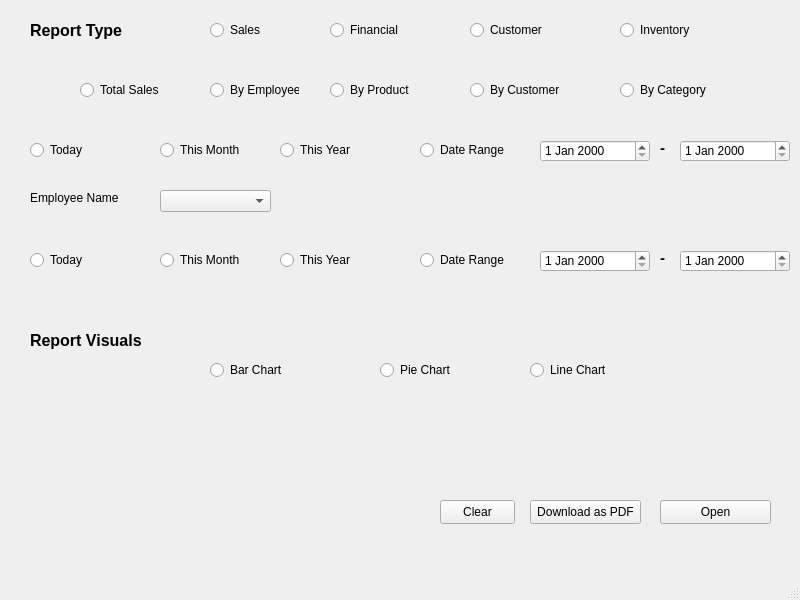
<?xml version="1.0" encoding="UTF-8"?>
<ui version="4.0">
 <class>MainWindow</class>
 <widget class="QMainWindow" name="MainWindow">
  <property name="geometry">
   <rect>
    <x>0</x>
    <y>0</y>
    <width>800</width>
    <height>600</height>
   </rect>
  </property>
  <property name="windowTitle">
   <string>MainWindow</string>
  </property>
  <widget class="QWidget" name="centralwidget">
   <widget class="QLabel" name="label">
    <property name="geometry">
     <rect>
      <x>30</x>
      <y>20</y>
      <width>101</width>
      <height>21</height>
     </rect>
    </property>
    <property name="font">
     <font>
      <pointsize>12</pointsize>
      <bold>true</bold>
     </font>
    </property>
    <property name="text">
     <string>Report Type</string>
    </property>
   </widget>
   <widget class="QRadioButton" name="radioButton">
    <property name="geometry">
     <rect>
      <x>210</x>
      <y>20</y>
      <width>89</width>
      <height>20</height>
     </rect>
    </property>
    <property name="text">
     <string>Sales</string>
    </property>
    <attribute name="buttonGroup">
     <string notr="true">type</string>
    </attribute>
   </widget>
   <widget class="QRadioButton" name="radioButton_2">
    <property name="geometry">
     <rect>
      <x>330</x>
      <y>20</y>
      <width>89</width>
      <height>20</height>
     </rect>
    </property>
    <property name="text">
     <string>Financial</string>
    </property>
    <attribute name="buttonGroup">
     <string notr="true">type</string>
    </attribute>
   </widget>
   <widget class="QRadioButton" name="radioButton_3">
    <property name="geometry">
     <rect>
      <x>470</x>
      <y>20</y>
      <width>89</width>
      <height>20</height>
     </rect>
    </property>
    <property name="text">
     <string>Customer</string>
    </property>
    <attribute name="buttonGroup">
     <string notr="true">type</string>
    </attribute>
   </widget>
   <widget class="QRadioButton" name="radioButton_4">
    <property name="geometry">
     <rect>
      <x>620</x>
      <y>20</y>
      <width>89</width>
      <height>20</height>
     </rect>
    </property>
    <property name="text">
     <string>Inventory</string>
    </property>
    <attribute name="buttonGroup">
     <string notr="true">type</string>
    </attribute>
   </widget>
   <widget class="QRadioButton" name="radioButton_5">
    <property name="geometry">
     <rect>
      <x>470</x>
      <y>80</y>
      <width>89</width>
      <height>20</height>
     </rect>
    </property>
    <property name="text">
     <string>By Customer</string>
    </property>
    <attribute name="buttonGroup">
     <string notr="true">salessub</string>
    </attribute>
   </widget>
   <widget class="QRadioButton" name="radioButton_6">
    <property name="geometry">
     <rect>
      <x>330</x>
      <y>80</y>
      <width>89</width>
      <height>20</height>
     </rect>
    </property>
    <property name="text">
     <string>By Product</string>
    </property>
    <attribute name="buttonGroup">
     <string notr="true">salessub</string>
    </attribute>
   </widget>
   <widget class="QRadioButton" name="radioButton_7">
    <property name="geometry">
     <rect>
      <x>210</x>
      <y>80</y>
      <width>89</width>
      <height>20</height>
     </rect>
    </property>
    <property name="text">
     <string>By Employee</string>
    </property>
    <attribute name="buttonGroup">
     <string notr="true">salessub</string>
    </attribute>
   </widget>
   <widget class="QRadioButton" name="radioButton_8">
    <property name="geometry">
     <rect>
      <x>620</x>
      <y>80</y>
      <width>89</width>
      <height>20</height>
     </rect>
    </property>
    <property name="text">
     <string>By Category</string>
    </property>
    <attribute name="buttonGroup">
     <string notr="true">salessub</string>
    </attribute>
   </widget>
   <widget class="QRadioButton" name="radioButton_9">
    <property name="geometry">
     <rect>
      <x>80</x>
      <y>80</y>
      <width>89</width>
      <height>20</height>
     </rect>
    </property>
    <property name="text">
     <string>Total Sales</string>
    </property>
    <attribute name="buttonGroup">
     <string notr="true">salessub</string>
    </attribute>
   </widget>
   <widget class="QRadioButton" name="radioButton_10">
    <property name="geometry">
     <rect>
      <x>160</x>
      <y>140</y>
      <width>89</width>
      <height>20</height>
     </rect>
    </property>
    <property name="text">
     <string>This Month</string>
    </property>
   </widget>
   <widget class="QRadioButton" name="radioButton_12">
    <property name="geometry">
     <rect>
      <x>280</x>
      <y>140</y>
      <width>89</width>
      <height>20</height>
     </rect>
    </property>
    <property name="text">
     <string>This Year</string>
    </property>
   </widget>
   <widget class="QRadioButton" name="radioButton_13">
    <property name="geometry">
     <rect>
      <x>420</x>
      <y>140</y>
      <width>89</width>
      <height>20</height>
     </rect>
    </property>
    <property name="text">
     <string>Date Range</string>
    </property>
   </widget>
   <widget class="QRadioButton" name="radioButton_14">
    <property name="geometry">
     <rect>
      <x>30</x>
      <y>140</y>
      <width>89</width>
      <height>20</height>
     </rect>
    </property>
    <property name="text">
     <string>Today</string>
    </property>
   </widget>
   <widget class="QDateEdit" name="dateEdit">
    <property name="geometry">
     <rect>
      <x>540</x>
      <y>140</y>
      <width>110</width>
      <height>22</height>
     </rect>
    </property>
   </widget>
   <widget class="QDateEdit" name="dateEdit_2">
    <property name="geometry">
     <rect>
      <x>680</x>
      <y>140</y>
      <width>110</width>
      <height>22</height>
     </rect>
    </property>
   </widget>
   <widget class="QLabel" name="label_2">
    <property name="geometry">
     <rect>
      <x>660</x>
      <y>140</y>
      <width>16</width>
      <height>16</height>
     </rect>
    </property>
    <property name="font">
     <font>
      <pointsize>11</pointsize>
      <bold>true</bold>
     </font>
    </property>
    <property name="text">
     <string>-</string>
    </property>
   </widget>
   <widget class="QRadioButton" name="radioButton_15">
    <property name="geometry">
     <rect>
      <x>210</x>
      <y>360</y>
      <width>89</width>
      <height>20</height>
     </rect>
    </property>
    <property name="text">
     <string>Bar Chart</string>
    </property>
   </widget>
   <widget class="QRadioButton" name="radioButton_11">
    <property name="geometry">
     <rect>
      <x>380</x>
      <y>360</y>
      <width>89</width>
      <height>20</height>
     </rect>
    </property>
    <property name="text">
     <string>Pie Chart</string>
    </property>
   </widget>
   <widget class="QRadioButton" name="radioButton_17">
    <property name="geometry">
     <rect>
      <x>530</x>
      <y>360</y>
      <width>89</width>
      <height>20</height>
     </rect>
    </property>
    <property name="text">
     <string>Line Chart</string>
    </property>
   </widget>
   <widget class="QLabel" name="label_3">
    <property name="geometry">
     <rect>
      <x>30</x>
      <y>330</y>
      <width>121</width>
      <height>21</height>
     </rect>
    </property>
    <property name="font">
     <font>
      <pointsize>12</pointsize>
      <bold>true</bold>
     </font>
    </property>
    <property name="text">
     <string>Report Visuals</string>
    </property>
   </widget>
   <widget class="QPushButton" name="pushButton">
    <property name="geometry">
     <rect>
      <x>530</x>
      <y>500</y>
      <width>111</width>
      <height>24</height>
     </rect>
    </property>
    <property name="text">
     <string>Download as PDF</string>
    </property>
   </widget>
   <widget class="QPushButton" name="pushButton_2">
    <property name="geometry">
     <rect>
      <x>660</x>
      <y>500</y>
      <width>111</width>
      <height>24</height>
     </rect>
    </property>
    <property name="text">
     <string>Open</string>
    </property>
   </widget>
   <widget class="QPushButton" name="pushButton_3">
    <property name="geometry">
     <rect>
      <x>440</x>
      <y>500</y>
      <width>75</width>
      <height>24</height>
     </rect>
    </property>
    <property name="text">
     <string>Clear</string>
    </property>
   </widget>
   <widget class="QLabel" name="label_4">
    <property name="geometry">
     <rect>
      <x>30</x>
      <y>190</y>
      <width>101</width>
      <height>16</height>
     </rect>
    </property>
    <property name="text">
     <string>Employee Name</string>
    </property>
   </widget>
   <widget class="QComboBox" name="comboBox">
    <property name="geometry">
     <rect>
      <x>160</x>
      <y>190</y>
      <width>111</width>
      <height>22</height>
     </rect>
    </property>
   </widget>
   <widget class="QDateEdit" name="dateEdit_3">
    <property name="geometry">
     <rect>
      <x>540</x>
      <y>250</y>
      <width>110</width>
      <height>22</height>
     </rect>
    </property>
   </widget>
   <widget class="QRadioButton" name="radioButton_16">
    <property name="geometry">
     <rect>
      <x>30</x>
      <y>250</y>
      <width>89</width>
      <height>20</height>
     </rect>
    </property>
    <property name="text">
     <string>Today</string>
    </property>
   </widget>
   <widget class="QLabel" name="label_5">
    <property name="geometry">
     <rect>
      <x>660</x>
      <y>250</y>
      <width>16</width>
      <height>16</height>
     </rect>
    </property>
    <property name="font">
     <font>
      <pointsize>11</pointsize>
      <bold>true</bold>
     </font>
    </property>
    <property name="text">
     <string>-</string>
    </property>
   </widget>
   <widget class="QRadioButton" name="radioButton_18">
    <property name="geometry">
     <rect>
      <x>420</x>
      <y>250</y>
      <width>89</width>
      <height>20</height>
     </rect>
    </property>
    <property name="text">
     <string>Date Range</string>
    </property>
   </widget>
   <widget class="QRadioButton" name="radioButton_19">
    <property name="geometry">
     <rect>
      <x>160</x>
      <y>250</y>
      <width>89</width>
      <height>20</height>
     </rect>
    </property>
    <property name="text">
     <string>This Month</string>
    </property>
   </widget>
   <widget class="QDateEdit" name="dateEdit_4">
    <property name="geometry">
     <rect>
      <x>680</x>
      <y>250</y>
      <width>110</width>
      <height>22</height>
     </rect>
    </property>
   </widget>
   <widget class="QRadioButton" name="radioButton_20">
    <property name="geometry">
     <rect>
      <x>280</x>
      <y>250</y>
      <width>89</width>
      <height>20</height>
     </rect>
    </property>
    <property name="text">
     <string>This Year</string>
    </property>
   </widget>
  </widget>
  <widget class="QMenuBar" name="menubar">
   <property name="geometry">
    <rect>
     <x>0</x>
     <y>0</y>
     <width>800</width>
     <height>22</height>
    </rect>
   </property>
  </widget>
  <widget class="QStatusBar" name="statusbar"/>
 </widget>
 <resources/>
 <connections/>
 <buttongroups>
  <buttongroup name="type"/>
  <buttongroup name="salessub"/>
 </buttongroups>
</ui>
